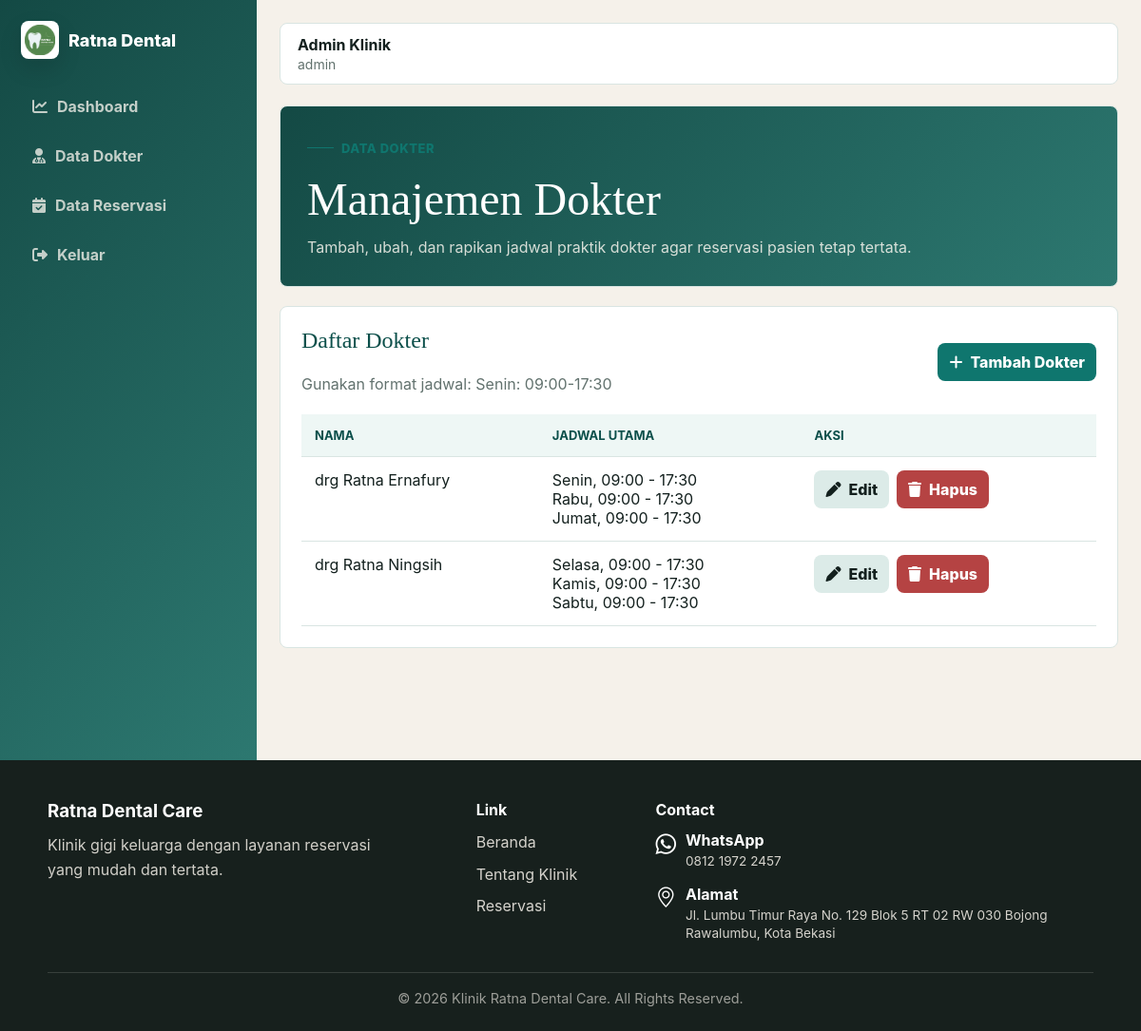
Page /admin/doctors.php (signed in) on the committed database.
### tables this page shows
CREATE TABLE `doctors` (
    `id_dokter` int(11) NOT NULL,
    `nama` varchar(100) NOT NULL
  );

### admin/doctors.php (the view, shortened to what this page needs)
<?php
require_once '../includes/db.php';
$data = $conn->query("SELECT * FROM doctors ORDER BY nama ASC");
function getJadwalUtama($conn, $id) {
    $stmt = $conn->prepare("SELECT hari, MIN(jam_mulai) as jam_mulai, MAX(jam_selesai) as jam_selesai FROM jadwal_dokter WHERE id_dokter = ? GROUP BY hari ORDER BY FIELD(hari,'Senin','Selasa','Rabu','Kamis','Jumat','Sabtu','Minggu')");
    $stmt->bind_param("i", $id);
    $stmt->execute();
    $result = $stmt->get_result();
    $jadwal = [];
    while ($row = $result->fetch_assoc()) {
        $jadwal[] = "{$row['hari']}, " . substr($row['jam_mulai'], 0, 5) . " - " . substr($row['jam_selesai'], 0, 5);
    }
    return implode("<br>", $jadwal);
}
include '../includes/header.php';
?>
<section class="admin-page">
    <div class="admin-hero">
        <span class="eyebrow">Data Dokter</span>
        <h1>Manajemen Dokter</h1>
        <p>Tambah, ubah, dan rapikan jadwal praktik dokter agar reservasi pasien tetap tertata.</p>
    </div>
    <section class="admin-panel">
        <div class="admin-panel-head">
            <div>
                <h2>Daftar Dokter</h2>
                <p class="section-text">Gunakan format jadwal: Senin: 09:00-17:30</p>
            </div>
            <button class="btn-admin" onclick="openDokterModal()"><i class="fas fa-plus"></i> Tambah Dokter</button>
        </div>
        <div class="admin-table-wrap">
            <table class="admin-table">
                <thead>
                    <tr>
                        <th>Nama</th>
                        <th>Jadwal Utama</th>
                        <th>Aksi</th>
                    </tr>
                </thead>
                <tbody>
                    <?php while($d = $data->fetch_assoc()): ?>
                    <tr>
                        <td data-label="Nama"><?= htmlspecialchars($d['nama']) ?></td>
                        <td data-label="Jadwal"><?= getJadwalUtama($conn, $d['id_dokter']) ?: '-' ?></td>
                        <td data-label="Aksi">
                            <div class="admin-actions">
                                <button class="btn-muted" onclick='editDokter(<?= (int)$d["id_dokter"] ?>, <?= json_encode($d["nama"]) ?>)'>
                                    <i class="fas fa-pen"></i> Edit
                                </button>
                                <form method="POST" onsubmit="return confirm('Hapus data dokter ini?')">
                                    <button type="submit" class="btn-danger">
                                        <i class="fas fa-trash"></i> Hapus
                                    </button>
                                </form>
                            </div>
                        </td>
                    </tr>
                    <?php endwhile; ?>
                </tbody>
            </table>
        </div>
    </section>
</section>
<?php include '../includes/footer.php'; ?>

### assets/css/site.css (style rules this page uses)
:root { --bg: #f7faf9; --surface: #ffffff; --surface-soft: #eef7f5; --surface-strong: #dcebe8; --ink: #13201e; --muted: #62726e; --line: #d9e5e2; --brand: #0f766e; --brand-dark: #0b4f4a; --accent: #e06f5f; --accent-soft: #fff0eb; --sky: #d9f0f5; --danger: #b54343; --warning: #a36d14; --success: #2f7d5b; --shadow-soft: 0 20px 60px rgba(19, 32, 30, .11); }
* { box-sizing: border-box; }
html, body { margin: 0; padding: 0; max-width: 100%; overflow-x: hidden; }
body { background: var(--bg); color: var(--ink); font-family: Inter, "Segoe UI", Arial, sans-serif; text-rendering: optimizeLegibility; }
.eyebrow { display: inline-flex; align-items: center; gap: 8px; margin-bottom: 18px; color: var(--brand); font-size: 13px; font-weight: 800; letter-spacing: .04em; text-transform: uppercase; }
.eyebrow::before { content: ""; width: 28px; height: 1px; background: currentColor; }
.section-text { margin: 18px 0 0; color: var(--muted); font-size: 16px; line-height: 1.75; }
.admin-page { display: grid; gap: 20px; }
.admin-hero, .admin-panel { border: 1px solid var(--line); border-radius: 8px; background: var(--surface); }
.admin-hero { padding: 28px; background: linear-gradient(135deg, rgba(15, 70, 65, .98), rgba(23, 107, 99, .9)), repeating-linear-gradient(135deg, rgba(255, 250, 243, .08) 0 1px, transparent 1px 18px); color: var(--surface); }
.admin-hero h1 { margin: 0; font-family: Georgia, "Times New Roman", serif; font-size: clamp(30px, 4vw, 48px); font-weight: 500; }
.admin-hero p { max-width: 640px; margin: 10px 0 0; color: rgba(255, 250, 243, .82); line-height: 1.65; }
.admin-panel { padding: 22px; }
.admin-panel-head { margin-bottom: 18px; display: flex; align-items: center; justify-content: space-between; gap: 14px; }
.admin-panel h2, .admin-panel h3 { margin: 0; color: var(--brand-dark); font-family: Georgia, "Times New Roman", serif; font-weight: 500; }
.admin-table-wrap { width: 100%; overflow-x: auto; }
.admin-table { width: 100%; border-collapse: collapse; }
.admin-table th, .admin-table td { padding: 14px; border-bottom: 1px solid var(--line); text-align: left; vertical-align: top; }
.admin-table th { color: var(--brand-dark); background: var(--surface-soft); font-size: 13px; text-transform: uppercase; }
.admin-actions { display: flex; flex-wrap: wrap; gap: 8px; }
.admin-actions form { margin: 0; }
.btn-admin, .btn-muted, .btn-danger { display: inline-flex; align-items: center; justify-content: center; gap: 8px; min-height: 40px; padding: 9px 12px; border: 0; border-radius: 8px; cursor: pointer; text-decoration: none; font: inherit; font-weight: 800; }
.btn-admin { background: var(--brand); color: #fff; }
.btn-muted { background: var(--surface-strong); color: var(--ink); }
.btn-danger { background: var(--danger); color: #fff; }

### rows in the picture
doctors: nama "drg Ratna Ernafury", jadwal "Senin, 09:00 - 17:30 Rabu, 09:00 - 17:30 Jumat, 09:00 - 17:30"
doctors: nama "drg Ratna Ningsih", jadwal "Selasa, 09:00 - 17:30 Kamis, 09:00 - 17:30 Sabtu, 09:00 - 17:30"

### other values in the picture
$_SESSION['username'] "admin"
